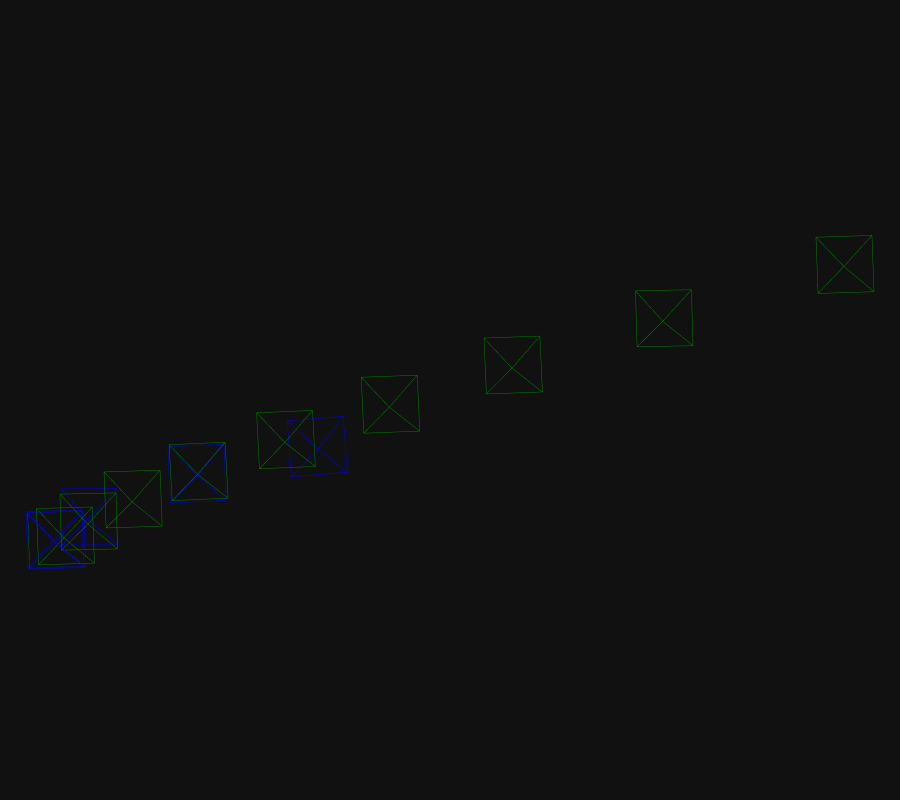

Notebook code cell kept with this figure:
### Markdown cell above
### Visualize Results

### Code cell
def visualize_batch(poses, gt_poses, points):
    fig = init_figure()
    fig.update_layout(showlegend=True)
    for pose, gt_pose, X in zip(poses, gt_poses, points):
        R = pose.rotation().matrix().cpu().numpy()
        t = pose.translation().cpu().numpy()
        Rgt = gt_pose.rotation().matrix().cpu().numpy()
        tgt = gt_pose.translation().cpu().numpy()
        K = dataset.K
        X = X.cpu().numpy().squeeze()
        plot_camera(fig, Rgt, tgt, K, text="gt", size=1, color="blue")
        plot_camera(fig, R, t, K, text="pred", size=1, color="green")
        # plot_points(fig, X, color='red')
    fig.show()

visualize_batch(imu_poses, data['gt_pose'], points3D)

### Figure 1 — Plotly figure (JSON) as saved in the notebook; plotly's stock layout.template omitted (floating-point values rounded to 4 significant figures)
{"data": [{"hovertemplate": "gt", "line": {"color": "blue", "width": 1}, "mode": "lines", "showlegend": false, "type": "scatter3d", "x": [0.4392, 0.3791, 0.5017, 0.4392, 0.5017, 0.5062, 0.4392, 0.5062, 0.3835, 0.4392, 0.3835, 0.3791], "y": [-0.2577, -0.3195, -0.3235, -0.2577, -0.3235, -0.1997, -0.2577, -0.1997, -0.1957, -0.2577, -0.1957, -0.3195], "z": [1.292, 1.34, 1.331, 1.292, 1.331, 1.336, 1.292, 1.336, 1.345, 1.292, 1.345, 1.34]}, {"hovertemplate": "pred", "line": {"color": "green", "width": 1}, "mode": "lines", "showlegend": false, "type": "scatter3d", "x": [0.4392, 0.379, 0.5017, 0.4392, 0.5017, 0.5062, 0.4392, 0.5062, 0.3835, 0.4392, 0.3835, 0.379], "y": [-0.2577, -0.3195, -0.3236, -0.2577, -0.3236, -0.1997, -0.2577, -0.1997, -0.1956, -0.2577, -0.1956, -0.3195], "z": [1.292, 1.34, 1.331, 1.292, 1.331, 1.336, 1.292, 1.336, 1.345, 1.292, 1.345, 1.34]}, {"hovertemplate": "gt", "line": {"color": "blue", "width": 1}, "mode": "lines", "showlegend": false, "type": "scatter3d", "x": [0.4392, 0.3791, 0.5017, 0.4392, 0.5017, 0.5062, 0.4392, 0.5062, 0.3835, 0.4392, 0.3835, 0.3791], "y": [-0.2577, -0.3195, -0.3235, -0.2577, -0.3235, -0.1997, -0.2577, -0.1997, -0.1957, -0.2577, -0.1957, -0.3195], "z": [1.292, 1.34, 1.331, 1.292, 1.331, 1.336, 1.292, 1.336, 1.345, 1.292, 1.345, 1.34]}, {"hovertemplate": "pred", "line": {"color": "green", "width": 1}, "mode": "lines", "showlegend": false, "type": "scatter3d", "x": [0.4586, 0.3982, 0.5209, 0.4586, 0.5209, 0.5254, 0.4586, 0.5254, 0.4027, 0.4586, 0.4027, 0.3982], "y": [-0.2667, -0.329, -0.333, -0.2667, -0.333, -0.2093, -0.2667, -0.2093, -0.2053, -0.2667, -0.2053, -0.329], "z": [1.287, 1.334, 1.326, 1.287, 1.326, 1.332, 1.287, 1.332, 1.341, 1.287, 1.341, 1.334]}, {"hovertemplate": "gt", "line": {"color": "blue", "width": 1}, "mode": "lines", "showlegend": false, "type": "scatter3d", "x": [0.4392, 0.3791, 0.5017, 0.4392, 0.5017, 0.5062, 0.4392, 0.5062, 0.3835, 0.4392, 0.3835, 0.3791], "y": [-0.2577, -0.3195, -0.3235, -0.2577, -0.3235, -0.1997, -0.2577, -0.1997, -0.1957, -0.2577, -0.1957, -0.3195], "z": [1.292, 1.34, 1.331, 1.292, 1.331, 1.336, 1.292, 1.336, 1.345, 1.292, 1.345, 1.34]}, {"hovertemplate": "pred", "line": {"color": "green", "width": 1}, "mode": "lines", "showlegend": false, "type": "scatter3d", "x": [0.5109, 0.4496, 0.5725, 0.5109, 0.5725, 0.5759, 0.5109, 0.5759, 0.453, 0.5109, 0.453, 0.4496], "y": [-0.2972, -0.3613, -0.3642, -0.2972, -0.3642, -0.2407, -0.2972, -0.2407, -0.2377, -0.2972, -0.2377, -0.3613], "z": [1.281, 1.324, 1.319, 1.281, 1.319, 1.329, 1.281, 1.329, 1.334, 1.281, 1.334, 1.324]}, {"hovertemplate": "gt", "line": {"color": "blue", "width": 1}, "mode": "lines", "showlegend": false, "type": "scatter3d", "x": [0.4392, 0.3791, 0.5017, 0.4392, 0.5017, 0.5062, 0.4392, 0.5062, 0.3835, 0.4392, 0.3835, 0.3791], "y": [-0.2577, -0.3195, -0.3235, -0.2577, -0.3235, -0.1997, -0.2577, -0.1997, -0.1957, -0.2577, -0.1957, -0.3195], "z": [1.292, 1.34, 1.331, 1.292, 1.331, 1.336, 1.292, 1.336, 1.345, 1.292, 1.345, 1.34]}, {"hovertemplate": "pred", "line": {"color": "green", "width": 1}, "mode": "lines", "showlegend": false, "type": "scatter3d", "x": [0.608, 0.5464, 0.6692, 0.608, 0.6692, 0.6739, 0.608, 0.6739, 0.5511, 0.608, 0.5511, 0.5464], "y": [-0.347, -0.4105, -0.4147, -0.347, -0.4147, -0.2912, -0.347, -0.2912, -0.287, -0.347, -0.287, -0.4105], "z": [1.27, 1.314, 1.308, 1.27, 1.308, 1.318, 1.27, 1.318, 1.324, 1.27, 1.324, 1.314]}, {"hovertemplate": "gt", "line": {"color": "blue", "width": 1}, "mode": "lines", "showlegend": false, "type": "scatter3d", "x": [0.4392, 0.3791, 0.5017, 0.4392, 0.5017, 0.5062, 0.4392, 0.5062, 0.3835, 0.4392, 0.3835, 0.3791], "y": [-0.2577, -0.3195, -0.3235, -0.2577, -0.3235, -0.1997, -0.2577, -0.1997, -0.1957, -0.2577, -0.1957, -0.3195], "z": [1.292, 1.34, 1.331, 1.292, 1.331, 1.336, 1.292, 1.336, 1.345, 1.292, 1.345, 1.34]}, {"hovertemplate": "pred", "line": {"color": "green", "width": 1}, "mode": "lines", "showlegend": false, "type": "scatter3d", "x": [0.7515, 0.6891, 0.8118, 0.7515, 0.8118, 0.8185, 0.7515, 0.8185, 0.6958, 0.7515, 0.6958, 0.6891], "y": [-0.4081, -0.4708, -0.4768, -0.4081, -0.4768, -0.3534, -0.4081, -0.3534, -0.3474, -0.4081, -0.3474, -0.4708], "z": [1.257, 1.301, 1.295, 1.257, 1.295, 1.305, 1.257, 1.305, 1.312, 1.257, 1.312, 1.301]}, {"hovertemplate": "gt", "line": {"color": "blue", "width": 1}, "mode": "lines", "showlegend": false, "type": "scatter3d", "x": [0.4392, 0.3791, 0.5017, 0.4392, 0.5017, 0.5062, 0.4392, 0.5062, 0.3835, 0.4392, 0.3835, 0.3791], "y": [-0.2577, -0.3195, -0.3235, -0.2577, -0.3235, -0.1997, -0.2577, -0.1997, -0.1957, -0.2577, -0.1957, -0.3195], "z": [1.292, 1.34, 1.331, 1.292, 1.331, 1.336, 1.292, 1.336, 1.345, 1.292, 1.345, 1.34]}, {"hovertemplate": "pred", "line": {"color": "green", "width": 1}, "mode": "lines", "showlegend": false, "type": "scatter3d", "x": [0.9427, 0.881, 1.004, 0.9427, 1.004, 1.01, 0.9427, 1.01, 0.8871, 0.9427, 0.8871, 0.881], "y": [-0.4788, -0.5418, -0.5473, -0.4788, -0.5473, -0.4239, -0.4788, -0.4239, -0.4184, -0.4788, -0.4184, -0.5418], "z": [1.241, 1.285, 1.278, 1.241, 1.278, 1.288, 1.241, 1.288, 1.296, 1.241, 1.296, 1.285]}, {"hovertemplate": "gt", "line": {"color": "blue", "width": 1}, "mode": "lines", "showlegend": false, "type": "scatter3d", "x": [0.4346, 0.3752, 0.4977, 0.4346, 0.4977, 0.5021, 0.4346, 0.5021, 0.3796, 0.4346, 0.3796, 0.3752], "y": [-0.2604, -0.3219, -0.3259, -0.2604, -0.3259, -0.2021, -0.2604, -0.2021, -0.198, -0.2604, -0.198, -0.3219], "z": [1.289, 1.339, 1.328, 1.289, 1.328, 1.332, 1.289, 1.332, 1.343, 1.289, 1.343, 1.339]}, {"hovertemplate": "pred", "line": {"color": "green", "width": 1}, "mode": "lines", "showlegend": false, "type": "scatter3d", "x": [1.172, 1.11, 1.233, 1.172, 1.233, 1.239, 1.172, 1.239, 1.116, 1.172, 1.116, 1.11], "y": [-0.5574, -0.6208, -0.6257, -0.5574, -0.6257, -0.5023, -0.5574, -0.5023, -0.4974, -0.5574, -0.4974, -0.6208], "z": [1.222, 1.266, 1.259, 1.222, 1.259, 1.27, 1.222, 1.27, 1.277, 1.222, 1.277, 1.266]}, {"hovertemplate": "gt", "line": {"color": "blue", "width": 1}, "mode": "lines", "showlegend": false, "type": "scatter3d", "x": [0.5107, 0.4525, 0.575, 0.5107, 0.575, 0.5768, 0.5107, 0.5768, 0.4543, 0.5107, 0.4543, 0.4525], "y": [-0.3058, -0.3704, -0.3715, -0.3058, -0.3715, -0.2478, -0.3058, -0.2478, -0.2468, -0.3058, -0.2468, -0.3704], "z": [1.321, 1.368, 1.357, 1.321, 1.357, 1.366, 1.321, 1.366, 1.377, 1.321, 1.377, 1.368]}, {"hovertemplate": "pred", "line": {"color": "green", "width": 1}, "mode": "lines", "showlegend": false, "type": "scatter3d", "x": [1.441, 1.38, 1.502, 1.441, 1.502, 1.508, 1.441, 1.508, 1.385, 1.441, 1.385, 1.38], "y": [-0.6442, -0.7079, -0.7126, -0.6442, -0.7126, -0.5893, -0.6442, -0.5893, -0.5846, -0.6442, -0.5846, -0.7079], "z": [1.2, 1.244, 1.237, 1.2, 1.237, 1.248, 1.2, 1.248, 1.256, 1.2, 1.256, 1.244]}, {"hovertemplate": "gt", "line": {"color": "blue", "width": 1}, "mode": "lines", "showlegend": false, "type": "scatter3d", "x": [0.7512, 0.6863, 0.8092, 0.7512, 0.8092, 0.8144, 0.7512, 0.8144, 0.6915, 0.7512, 0.6915, 0.6863], "y": [-0.3971, -0.4586, -0.4639, -0.3971, -0.4639, -0.3402, -0.3971, -0.3402, -0.3349, -0.3971, -0.3349, -0.4586], "z": [1.417, 1.458, 1.461, 1.417, 1.461, 1.467, 1.417, 1.467, 1.465, 1.417, 1.465, 1.458]}, {"hovertemplate": "pred", "line": {"color": "green", "width": 1}, "mode": "lines", "showlegend": false, "type": "scatter3d", "x": [1.772, 1.712, 1.834, 1.772, 1.834, 1.838, 1.772, 1.838, 1.715, 1.772, 1.715, 1.712], "y": [-0.7478, -0.8124, -0.8153, -0.7478, -0.8153, -0.6918, -0.7478, -0.6918, -0.689, -0.7478, -0.689, -0.8124], "z": [1.183, 1.228, 1.219, 1.183, 1.219, 1.23, 1.183, 1.23, 1.239, 1.183, 1.239, 1.228]}, {"hovertemplate": "gt", "line": {"color": "blue", "width": 1}, "mode": "lines", "showlegend": false, "type": "scatter3d", "x": [1.015, 0.9482, 1.071, 1.015, 1.071, 1.08, 1.015, 1.08, 0.9573, 1.015, 0.9573, 0.9482], "y": [-0.4495, -0.51, -0.5193, -0.4495, -0.5193, -0.3961, -0.4495, -0.3961, -0.3867, -0.4495, -0.3867, -0.51], "z": [1.531, 1.57, 1.573, 1.531, 1.573, 1.583, 1.531, 1.583, 1.58, 1.531, 1.58, 1.57]}, {"hovertemplate": "pred", "line": {"color": "green", "width": 1}, "mode": "lines", "showlegend": false, "type": "scatter3d", "x": [2.169, 2.108, 2.23, 2.169, 2.23, 2.235, 2.169, 2.235, 2.112, 2.169, 2.112, 2.108], "y": [-0.8687, -0.9306, -0.9348, -0.8687, -0.9348, -0.8111, -0.8687, -0.8111, -0.8068, -0.8687, -0.8068, -0.9306], "z": [1.173, 1.22, 1.213, 1.173, 1.213, 1.219, 1.173, 1.219, 1.225, 1.173, 1.225, 1.22]}], "layout": {"height": 800, "legend": {"orientation": "h", "x": 0.1, "xanchor": "left", "y": 0.99, "yanchor": "top"}, "margin": {"b": 0, "l": 0, "pad": 0, "r": 0, "t": 0}, "scene": {"aspectmode": "data", "camera": {"eye": {"x": 0, "y": -0.1, "z": -2}, "projection": {"type": "orthographic"}, "up": {"x": 0, "y": -1, "z": 0}}, "dragmode": "orbit", "xaxis": {"autorange": true, "showbackground": false, "showgrid": false, "showline": false, "showticklabels": true, "visible": false}, "yaxis": {"autorange": true, "showbackground": false, "showgrid": false, "showline": false, "showticklabels": true, "visible": false}, "zaxis": {"autorange": true, "showbackground": false, "showgrid": false, "showline": false, "showticklabels": true, "visible": false}}, "showlegend": true}}
